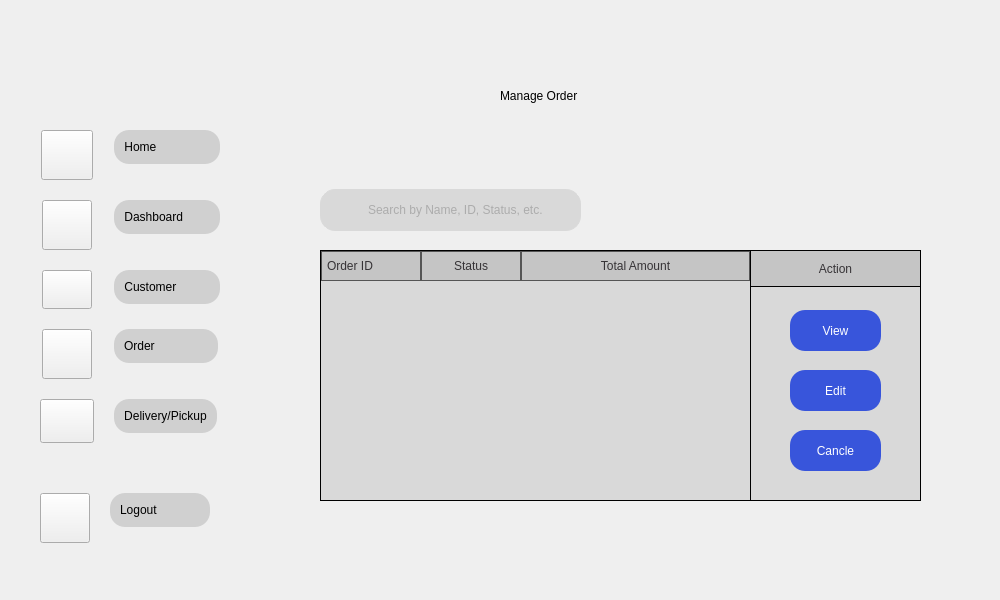
    <widget class="QWidget" name="ManageOrder">
     <property name="minimumSize">
      <size>
       <width>1000</width>
       <height>600</height>
      </size>
     </property>
     <property name="maximumSize">
      <size>
       <width>1000</width>
       <height>600</height>
      </size>
     </property>
     <property name="styleSheet">
      <string notr="true">#ManageOrder{
border-image: url(&quot;:/images/4.png&quot;) 0 0 0 0 stretch stretch;
background-repeat: (no-repeat);
backkground-position: (fixed);

}
#QLabel{
font-family: &quot;Fredoka&quot;;
font-size: 20px;
}</string>
     </property>
     <widget class="QWidget" name="verticalLayoutWidget_29">
      <property name="geometry">
       <rect>
        <x>30</x>
        <y>490</y>
        <width>241</width>
        <height>56</height>
       </rect>
      </property>
      <layout class="QVBoxLayout" name="verticalLayout_62">
       <item>
        <layout class="QFormLayout" name="formLayout_16">
         <property name="fieldGrowthPolicy">
          <enum>QFormLayout::FieldsStayAtSizeHint</enum>
         </property>
         <property name="rowWrapPolicy">
          <enum>QFormLayout::WrapLongRows</enum>
         </property>
         <property name="labelAlignment">
          <set>Qt::AlignCenter</set>
         </property>
         <property name="formAlignment">
          <set>Qt::AlignLeading|Qt::AlignLeft|Qt::AlignVCenter</set>
         </property>
         <property name="horizontalSpacing">
          <number>20</number>
         </property>
         <property name="verticalSpacing">
          <number>20</number>
         </property>
         <property name="leftMargin">
          <number>10</number>
         </property>
         <item row="0" column="0">
          <widget class="QPushButton" name="s1_4">
           <property name="styleSheet">
            <string notr="true">QPushButton{
border-image: url(&quot;:/Icons/Profilenowhite.png&quot;) 0 0 0 0 stretch stretch;
background-repeat: no-repeat;
 width: 42px;
    height: 42px;

}</string>
           </property>
           <property name="text">
            <string/>
           </property>
          </widget>
         </item>
         <item row="0" column="1">
          <layout class="QVBoxLayout" name="verticalLayout_63">
           <item>
            <widget class="QPushButton" name="Settbut_6">
             <property name="styleSheet">
              <string notr="true">QPushButton {
            background-color: #D0D0D0;
			border-style: outset;
			 padding: 10px;
            border-radius: 15px; /* Adjust this value for desired roundness */
            border-color: #D0D0D0; /* Example border color */
				
}

QPushButton:hover {
    background-color: #D9d9d9; /* Color when the mouse hovers over it */
	padding: 10px;
            border-radius: 15px; /* Adjust this value for desired roundness */
}
QPushButton:pressed {
    background-color: #797979; /* Color when the button is clicked down */
	padding: 10px;
            border-radius: 15px; /* Adjust this value for desired roundness */
}</string>
             </property>
             <property name="text">
              <string>Logout             </string>
             </property>
             <property name="autoDefault">
              <bool>false</bool>
             </property>
             <property name="default">
              <bool>false</bool>
             </property>
             <property name="flat">
              <bool>false</bool>
             </property>
            </widget>
           </item>
          </layout>
         </item>
        </layout>
       </item>
      </layout>
     </widget>
     <widget class="QWidget" name="verticalLayoutWidget_28">
      <property name="geometry">
       <rect>
        <x>30</x>
        <y>130</y>
        <width>241</width>
        <height>301</height>
       </rect>
      </property>
      <layout class="QVBoxLayout" name="verticalLayout_53">
       <property name="spacing">
        <number>1</number>
       </property>
       <property name="sizeConstraint">
        <enum>QLayout::SetFixedSize</enum>
       </property>
       <item>
        <layout class="QFormLayout" name="formLayout_13">
         <property name="sizeConstraint">
          <enum>QLayout::SetDefaultConstraint</enum>
         </property>
         <property name="fieldGrowthPolicy">
          <enum>QFormLayout::FieldsStayAtSizeHint</enum>
         </property>
         <property name="rowWrapPolicy">
          <enum>QFormLayout::WrapLongRows</enum>
         </property>
         <property name="labelAlignment">
          <set>Qt::AlignCenter</set>
         </property>
         <property name="formAlignment">
          <set>Qt::AlignLeading|Qt::AlignLeft|Qt::AlignVCenter</set>
         </property>
         <property name="horizontalSpacing">
          <number>20</number>
         </property>
         <property name="verticalSpacing">
          <number>20</number>
         </property>
         <property name="leftMargin">
          <number>10</number>
         </property>
         <property name="topMargin">
          <number>0</number>
         </property>
         <property name="bottomMargin">
          <number>0</number>
         </property>
         <item row="0" column="0">
          <widget class="QPushButton" name="h1_4">
           <property name="styleSheet">
            <string notr="true">QPushButton{
border-image: url(&quot;:/Icons/Home.png&quot;) 0 0 0 0 stretch stretch;
background-repeat: no-repeat;
 width: 44px;
    height: 42px;

}</string>
           </property>
           <property name="text">
            <string/>
           </property>
          </widget>
         </item>
         <item row="0" column="1">
          <layout class="QVBoxLayout" name="verticalLayout_54">
           <item>
            <widget class="QPushButton" name="Homebut_6">
             <property name="styleSheet">
              <string notr="true">QPushButton {
            background-color: #D0D0D0;
			border-style: outset;
			 padding: 10px;
            border-radius: 15px; /* Adjust this value for desired roundness */
            border-color: #D0D0D0; /* Example border color */
				
}

QPushButton:hover {
    background-color: #D9d9d9; /* Color when the mouse hovers over it */
	padding: 10px;
            border-radius: 15px; /* Adjust this value for desired roundness */
}
QPushButton:pressed {
    background-color: #797979; /* Color when the button is clicked down */
	padding: 10px;
            border-radius: 15px; /* Adjust this value for desired roundness */
}</string>
             </property>
             <property name="text">
              <string>Home                </string>
             </property>
             <property name="shortcut">
              <string/>
             </property>
             <property name="autoDefault">
              <bool>false</bool>
             </property>
             <property name="default">
              <bool>false</bool>
             </property>
             <property name="flat">
              <bool>true</bool>
             </property>
            </widget>
           </item>
          </layout>
         </item>
         <item row="1" column="0">
          <widget class="QPushButton" name="db1_4">
           <property name="styleSheet">
            <string notr="true">QPushButton{
border-image: url(&quot;:/Icons/DashB.png&quot;) 0 0 0 0 stretch stretch;
background-repeat: no-repeat;
 width: 42px;
    height: 42px;

}</string>
           </property>
           <property name="text">
            <string/>
           </property>
          </widget>
         </item>
         <item row="1" column="1">
          <layout class="QVBoxLayout" name="verticalLayout_55">
           <item>
            <widget class="QPushButton" name="Dashbut_6">
             <property name="styleSheet">
              <string notr="true">QPushButton {
            background-color: #D0D0D0;
			border-style: outset;
			 padding: 10px;
            border-radius: 15px; /* Adjust this value for desired roundness */
            border-color: #D0D0D0; /* Example border color */
				
}

QPushButton:hover {
    background-color: #D9d9d9; /* Color when the mouse hovers over it */
	padding: 10px;
            border-radius: 15px; /* Adjust this value for desired roundness */
}
QPushButton:pressed {
    background-color: #797979; /* Color when the button is clicked down */
	padding: 10px;
            border-radius: 15px; /* Adjust this value for desired roundness */
}</string>
             </property>
             <property name="text">
              <string>Dashboard        </string>
             </property>
             <property name="autoDefault">
              <bool>false</bool>
             </property>
             <property name="default">
              <bool>false</bool>
             </property>
             <property name="flat">
              <bool>false</bool>
             </property>
            </widget>
           </item>
          </layout>
         </item>
         <item row="2" column="0">
          <widget class="QPushButton" name="u1_4">
           <property name="styleSheet">
            <string notr="true">QPushButton{
border-image: url(&quot;:/Icons/User.png&quot;) 0 0 0 0 stretch stretch;
background-repeat: no-repeat;
 width: 42px;
    height: 31px;

}</string>
           </property>
           <property name="text">
            <string/>
           </property>
          </widget>
         </item>
         <item row="2" column="1">
          <layout class="QVBoxLayout" name="verticalLayout_57">
           <item>
            <widget class="QPushButton" name="Userbut_6">
             <property name="styleSheet">
              <string notr="true">QPushButton {
            background-color: #D0D0D0;
			border-style: outset;
			 padding: 10px;
            border-radius: 15px; /* Adjust this value for desired roundness */
            border-color: #D0D0D0; /* Example border color */
				
}

QPushButton:hover {
    background-color: #D9d9d9; /* Color when the mouse hovers over it */
	padding: 10px;
            border-radius: 15px; /* Adjust this value for desired roundness */
}
QPushButton:pressed {
    background-color: #797979; /* Color when the button is clicked down */
	padding: 10px;
            border-radius: 15px; /* Adjust this value for desired roundness */
}</string>
             </property>
             <property name="text">
              <string>Customer          </string>
             </property>
             <property name="autoDefault">
              <bool>false</bool>
             </property>
             <property name="default">
              <bool>false</bool>
             </property>
             <property name="flat">
              <bool>false</bool>
             </property>
            </widget>
           </item>
          </layout>
         </item>
         <item row="3" column="0">
          <widget class="QPushButton" name="o1_4">
           <property name="styleSheet">
            <string notr="true">QPushButton{
border-image: url(&quot;:/Icons/Ordernowbg.png&quot;) 0 0 0 0 stretch stretch;
background-repeat: no-repeat;
 width: 42px;
    height: 42px;

}</string>
           </property>
           <property name="text">
            <string/>
           </property>
           <property name="autoRepeat">
            <bool>false</bool>
           </property>
           <property name="flat">
            <bool>false</bool>
           </property>
          </widget>
         </item>
         <item row="3" column="1">
          <layout class="QVBoxLayout" name="verticalLayout_83">
           <item>
            <widget class="QPushButton" name="Orderbut_6">
             <property name="styleSheet">
              <string notr="true">QPushButton {
            background-color: #D0D0D0;
			border-style: outset;
			 padding: 10px;
            border-radius: 15px; /* Adjust this value for desired roundness */
            border-color: #D0D0D0; /* Example border color */
				
}

QPushButton:hover {
    background-color: #D9d9d9; /* Color when the mouse hovers over it */
	padding: 10px;
            border-radius: 15px; /* Adjust this value for desired roundness */
}
QPushButton:pressed {
    background-color: #797979; /* Color when the button is clicked down */
	padding: 10px;
            border-radius: 15px; /* Adjust this value for desired roundness */
}</string>
             </property>
             <property name="text">
              <string>Order                </string>
             </property>
             <property name="autoDefault">
              <bool>false</bool>
             </property>
             <property name="default">
              <bool>false</bool>
             </property>
             <property name="flat">
              <bool>false</bool>
             </property>
            </widget>
           </item>
          </layout>
         </item>
         <item row="4" column="0">
          <widget class="QPushButton" name="d1_4">
           <property name="styleSheet">
            <string notr="true">QPushButton{
border-image: url(&quot;:/Icons/Deliv.png&quot;) 0 0 0 0 stretch stretch;
background-repeat: no-repeat;
 width: 46px;
    height: 36px;

}</string>
           </property>
           <property name="text">
            <string/>
           </property>
           <property name="autoRepeat">
            <bool>false</bool>
           </property>
           <property name="flat">
            <bool>false</bool>
           </property>
          </widget>
         </item>
         <item row="4" column="1">
          <layout class="QVBoxLayout" name="verticalLayout_61">
           <item>
            <widget class="QPushButton" name="Delivlab_5">
             <property name="styleSheet">
              <string notr="true">QPushButton {
            background-color: #D0D0D0;
			border-style: outset;
			 padding: 10px;
            border-radius: 15px; /* Adjust this value for desired roundness */
            border-color: #D0D0D0; /* Example border color */
				
}

QPushButton:hover {
    background-color: #D9d9d9; /* Color when the mouse hovers over it */
	padding: 10px;
            border-radius: 15px; /* Adjust this value for desired roundness */
}
QPushButton:pressed {
    background-color: #797979; /* Color when the button is clicked down */
	padding: 10px;
            border-radius: 15px; /* Adjust this value for desired roundness */
}</string>
             </property>
             <property name="text">
              <string>Delivery/Pickup</string>
             </property>
             <property name="autoDefault">
              <bool>false</bool>
             </property>
             <property name="default">
              <bool>false</bool>
             </property>
             <property name="flat">
              <bool>false</bool>
             </property>
            </widget>
           </item>
          </layout>
         </item>
        </layout>
       </item>
      </layout>
     </widget>
     <widget class="QLineEdit" name="line3">
      <property name="geometry">
       <rect>
        <x>320</x>
        <y>189</y>
        <width>261</width>
        <height>42</height>
       </rect>
      </property>
      <property name="styleSheet">
       <string notr="true">QLineEdit {
    background-color: #d9d9d9; /* Light gray background color */
	color:   gray;
    border: 1px solid #d9d9d9; /* Subtle border */
    border-radius: 15px; /* Adjust this value for desired roundness */
    padding-left: 45px; /* Important: Add padding to make space for the icon */
    padding-right: 10px; /* Optional: Add some padding on the right side */
    min-height: 40px; /* Optional: Set a minimum height for a larger bar */
}</string>
      </property>
      <property name="text">
       <string/>
      </property>
      <property name="alignment">
       <set>Qt::AlignLeading|Qt::AlignLeft|Qt::AlignVCenter</set>
      </property>
      <property name="readOnly">
       <bool>false</bool>
      </property>
      <property name="placeholderText">
       <string>Search by Name, ID, Status, etc.</string>
      </property>
     </widget>
     <widget class="QPushButton" name="nwbut_12">
      <property name="geometry">
       <rect>
        <x>790</x>
        <y>310</y>
        <width>91</width>
        <height>41</height>
       </rect>
      </property>
      <property name="styleSheet">
       <string notr="true">QPushButton {
            background-color: #3855DB; /* Example background color */
            color: White; /* Example text color */
            border-radius: 15px; /* Adjust this value for desired roundness */
}
QPushButton:hover {
    background-color: #2746C3; /* Color when the mouse hovers over it */

}
QPushButton:pressed {
    background-color: #FFFFFF; /* Color when the button is clicked down */
	color: #3855DB;
	border-style: outset;
	border-width: 3px;
    border-radius:15px; /* Adjust this value for desired roundness */
    border-color: #2746C3;
}</string>
      </property>
      <property name="text">
       <string>View</string>
      </property>
     </widget>
     <widget class="QLabel" name="label_56">
      <property name="geometry">
       <rect>
        <x>750</x>
        <y>250</y>
        <width>171</width>
        <height>37</height>
       </rect>
      </property>
      <property name="styleSheet">
       <string notr="true">QLabel{
background-color:#c5c5c5;
        color: #363336;
        padding: 5px;
       border: 1px solid black;

}</string>
      </property>
      <property name="text">
       <string>Action</string>
      </property>
      <property name="alignment">
       <set>Qt::AlignCenter</set>
      </property>
     </widget>
     <widget class="QLabel" name="ok_6">
      <property name="geometry">
       <rect>
        <x>500</x>
        <y>60</y>
        <width>491</width>
        <height>71</height>
       </rect>
      </property>
      <property name="text">
       <string>Manage Order</string>
      </property>
     </widget>
     <widget class="QTableWidget" name="tableWidget_3">
      <property name="geometry">
       <rect>
        <x>320</x>
        <y>250</y>
        <width>431</width>
        <height>251</height>
       </rect>
      </property>
      <property name="whatsThis">
       <string/>
      </property>
      <property name="styleSheet">
       <string notr="true">
QTableWidget {
        background-color: #d9d9d9;
        alternate-background-color: #d9d9d9;
        color: black;
        gridline-color: #d9d9d9;
        border: 1px solid black;
    }

    QTableWidget::item:selected {
        background-color:#c5c5c5;
        color: black;
    }

    QHeaderView::section {
        background-color:#c5c5c5;
        color: #363336;
        padding: 5px;
        border: 1px solid #555555;
		 border-radius: 20px;
    }</string>
      </property>
      <property name="autoScroll">
       <bool>true</bool>
      </property>
      <property name="editTriggers">
       <set>QAbstractItemView::NoEditTriggers</set>
      </property>
      <property name="alternatingRowColors">
       <bool>true</bool>
      </property>
      <property name="selectionBehavior">
       <enum>QAbstractItemView::SelectRows</enum>
      </property>
      <property name="showGrid">
       <bool>true</bool>
      </property>
      <property name="sortingEnabled">
       <bool>false</bool>
      </property>
      <property name="wordWrap">
       <bool>false</bool>
      </property>
      <attribute name="horizontalHeaderStretchLastSection">
       <bool>true</bool>
      </attribute>
      <column>
       <property name="text">
        <string>Order ID</string>
       </property>
       <property name="textAlignment">
        <set>AlignLeading|AlignVCenter</set>
       </property>
       <property name="background">
        <color>
         <red>217</red>
         <green>217</green>
         <blue>217</blue>
        </color>
       </property>
      </column>
      <column>
       <property name="text">
        <string>Status</string>
       </property>
       <property name="background">
        <color>
         <red>217</red>
         <green>217</green>
         <blue>217</blue>
        </color>
       </property>
      </column>
      <column>
       <property name="text">
        <string>Total Amount</string>
       </property>
       <property name="background">
        <color>
         <red>217</red>
         <green>217</green>
         <blue>217</blue>
        </color>
       </property>
      </column>
     </widget>
     <widget class="QLabel" name="label_19">
      <property name="geometry">
       <rect>
        <x>800</x>
        <y>250</y>
        <width>71</width>
        <height>21</height>
       </rect>
      </property>
      <property name="text">
       <string>Actions</string>
      </property>
      <property name="alignment">
       <set>Qt::AlignCenter</set>
      </property>
     </widget>
     <widget class="QLabel" name="label_9">
      <property name="geometry">
       <rect>
        <x>330</x>
        <y>190</y>
        <width>41</width>
        <height>41</height>
       </rect>
      </property>
      <property name="styleSheet">
       <string notr="true"/>
      </property>
      <property name="text">
       <string/>
      </property>
      <property name="pixmap">
       <pixmap resource="../images/Resc_rc.qrc">:/Icons/searchingraysmol.png</pixmap>
      </property>
     </widget>
     <widget class="QLabel" name="label_20">
      <property name="geometry">
       <rect>
        <x>320</x>
        <y>274</y>
        <width>601</width>
        <height>227</height>
       </rect>
      </property>
      <property name="styleSheet">
       <string notr="true">QLabel {
    background-color: #d9d9d9; /* Light gray background color */
	color:   gray;
    border: 1px solid black; /* Subtle border */
   
}</string>
      </property>
      <property name="text">
       <string/>
      </property>
     </widget>
     <widget class="QPushButton" name="nwbut_10">
      <property name="geometry">
       <rect>
        <x>790</x>
        <y>370</y>
        <width>91</width>
        <height>41</height>
       </rect>
      </property>
      <property name="styleSheet">
       <string notr="true">QPushButton {
            background-color: #3855DB; /* Example background color */
            color: White; /* Example text color */
            border-radius: 15px; /* Adjust this value for desired roundness */
}
QPushButton:hover {
    background-color: #2746C3; /* Color when the mouse hovers over it */

}
QPushButton:pressed {
    background-color: #FFFFFF; /* Color when the button is clicked down */
	color: #3855DB;
	border-style: outset;
	border-width: 3px;
    border-radius:15px; /* Adjust this value for desired roundness */
    border-color: #2746C3;
}</string>
      </property>
      <property name="text">
       <string>Edit</string>
      </property>
     </widget>
     <widget class="QPushButton" name="cnl">
      <property name="geometry">
       <rect>
        <x>790</x>
        <y>430</y>
        <width>91</width>
        <height>41</height>
       </rect>
      </property>
      <property name="styleSheet">
       <string notr="true">QPushButton {
            background-color: #3855DB; /* Example background color */
            color: White; /* Example text color */
            border-radius: 15px; /* Adjust this value for desired roundness */
}
QPushButton:hover {
    background-color: #2746C3; /* Color when the mouse hovers over it */

}
QPushButton:pressed {
    background-color: #FFFFFF; /* Color when the button is clicked down */
	color: #3855DB;
	border-style: outset;
	border-width: 3px;
    border-radius:15px; /* Adjust this value for desired roundness */
    border-color: #2746C3;
}</string>
      </property>
      <property name="text">
       <string>Cancle</string>
      </property>
     </widget>
     <zorder>label_20</zorder>
     <zorder>verticalLayoutWidget_29</zorder>
     <zorder>verticalLayoutWidget_28</zorder>
     <zorder>line3</zorder>
     <zorder>nwbut_12</zorder>
     <zorder>ok_6</zorder>
     <zorder>label_19</zorder>
     <zorder>label_9</zorder>
     <zorder>nwbut_10</zorder>
     <zorder>tableWidget_3</zorder>
     <zorder>label_56</zorder>
     <zorder>cnl</zorder>
    </widget>
